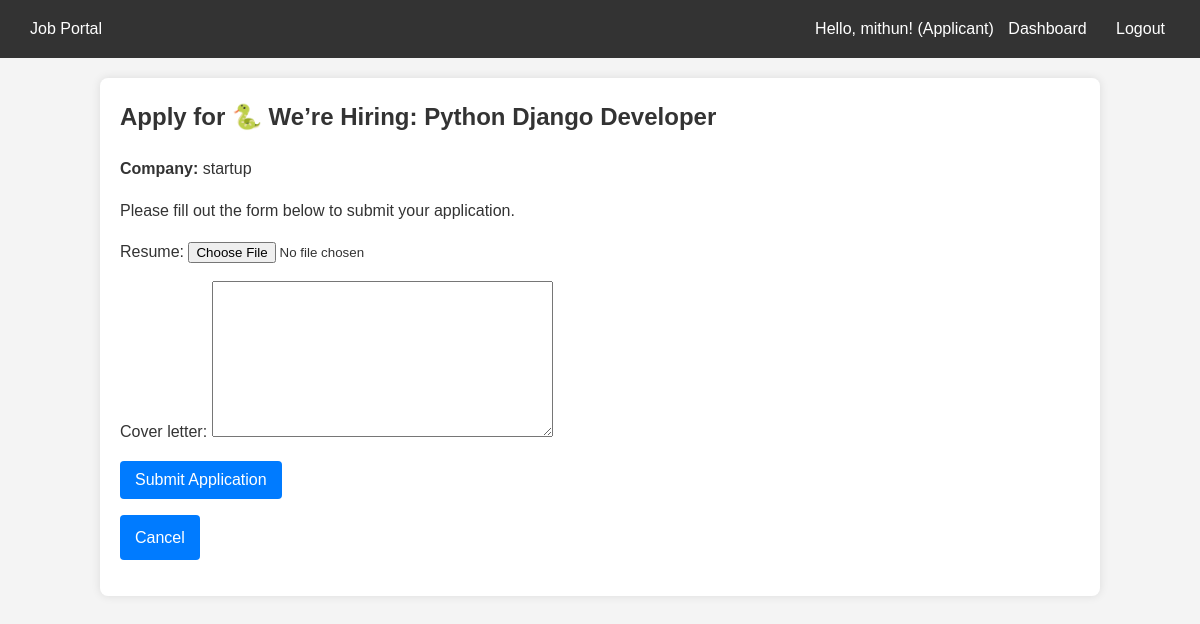
The app's page /jobs/1/apply/ (signed in), older data.
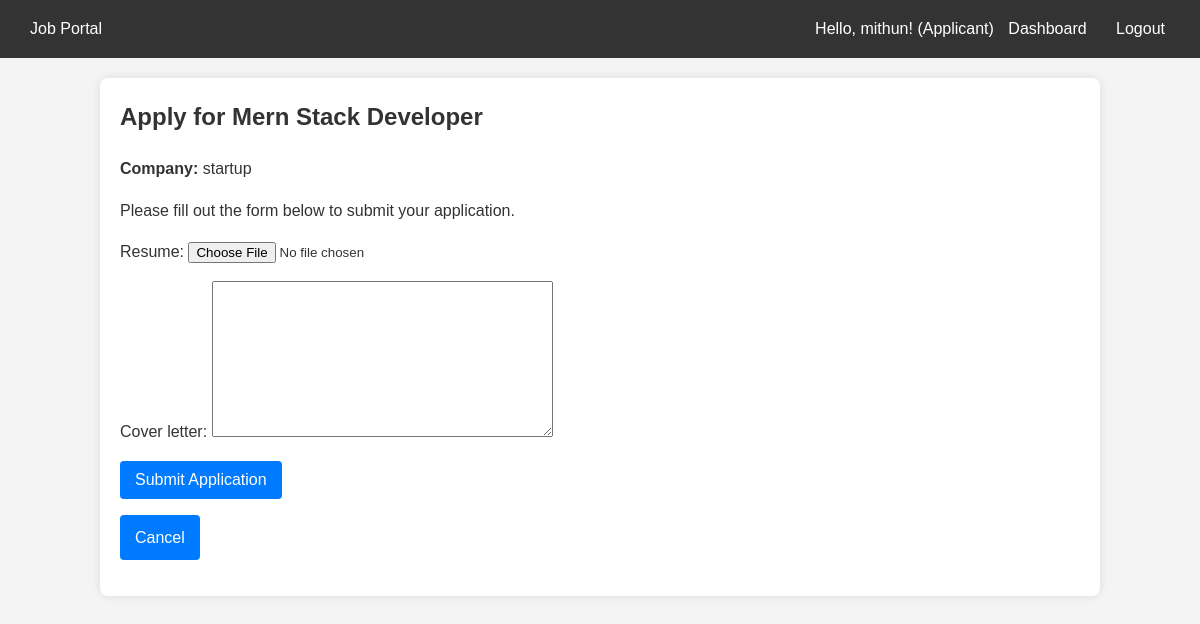
The same page, newer data.
### jobs/models.py (models this page shows, shortened)
class Job(models.Model):
    title = models.CharField(max_length=255)
    company_name = models.CharField(max_length=255)
    location = models.CharField(max_length=255)
    description = models.TextField()
    posted_by = models.ForeignKey(User, on_delete=models.CASCADE, related_name='posted_jobs')
    created_at = models.DateTimeField(auto_now_add=True)

### jobs/views.py (the view)
# urls.py: path('jobs/<int:job_id>/apply/', job_views.apply_for_job, name='apply_for_job'),
@login_required
def apply_for_job(request, job_id):
    job = get_object_or_404(Job, id=job_id)
    if Application.objects.filter(job=job, applicant=request.user).exists():
        messages.error(request, 'You have already applied for this job.')
        return redirect('job_detail', job_id=job_id)
    if request.method == 'POST':
        form = ApplicationForm(request.POST, request.FILES)
        if form.is_valid():
            application = form.save(commit=False)
            application.job = job
            application.applicant = request.user
            application.save()
            messages.success(request, 'Application submitted successfully!')
            return redirect('applicant_dashboard')
    else:
        form = ApplicationForm()
    return render(request, 'jobs/apply_for_job.html', {'form': form, 'job': job})

### jobs/forms.py
class ApplicationForm(forms.ModelForm):
    class Meta:
        model = Application
        fields = ['resume', 'cover_letter']

### jobs/templates/jobs/apply_for_job.html (shortened to what this page needs)
{% extends 'jobs/base.html' %}
{% block content %}
    <h2>Apply for {{ job.title }}</h2>
    <p><strong>Company:</strong> {{ job.company_name }}</p>
    <p>Please fill out the form below to submit your application.</p>
    <form method="post" enctype="multipart/form-data">
        {{ form.as_p }}
        <button type="submit" class="btn btn-primary">Submit Application</button>
    </form>
    <p><a href="{% url 'job_detail' job.id %}" class="btn">Cancel</a></p>
{% endblock %}

Row changes from the older to the newer data that the page shows:
changed Job "startup": title "🐍 We’re Hiring: Python Django Developer" → "Mern Stack Developer"
